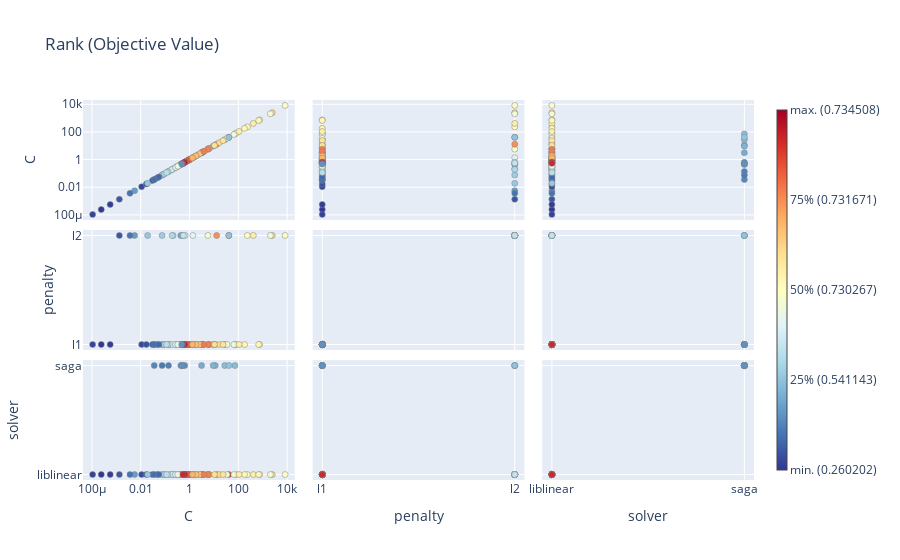

This figure's notebook cell:
### Code cell
optuna.visualization.plot_rank(study)
